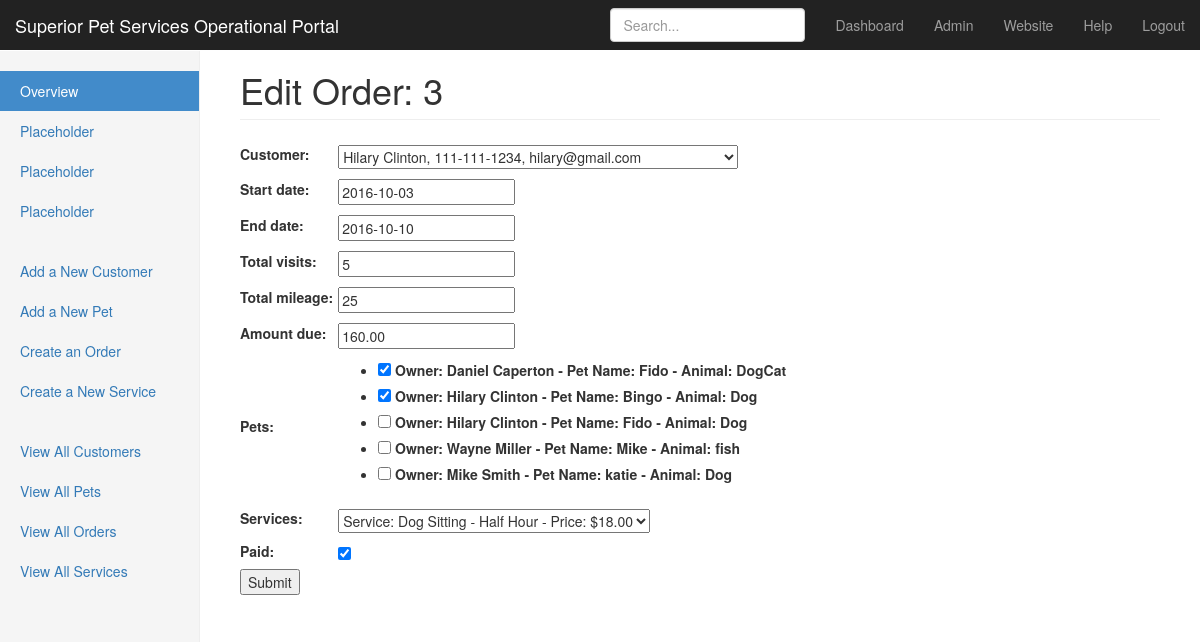
Page /pet_sitting/order/edit/3/ (signed in) on the committed database.
### pet_sitting/models.py (models this page shows, shortened)
class Order(models.Model):
    order_date = models.DateTimeField(auto_now_add=True)
    customer = models.ForeignKey(Customer)
    start_date = models.DateField(auto_now=False)
    end_date = models.DateField(auto_now=False)
    total_visits = models.IntegerField(null=True)
    total_mileage = models.IntegerField(null=True, blank=True) #can I populate this with customer mileage * num_visits
    amount_due = models.DecimalField(max_digits=10, decimal_places=2, blank=True, null=True) #can I populate this services.price
    pets = models.ManyToManyField(Pet) #I only want the customers pets to show up.
    services = models.ForeignKey(Service, null=True)
    paid = models.BooleanField(default=False)

### pet_sitting/views.py (the view)
# urls.py: url(r'^order/edit/(?P<order_id>\d+)/$', add_order),
@login_required(login_url='/login/')
def add_order(request, order_id=None):
    heading = 'Add a New Order'
    if request.method == 'POST': # POST code
        if order_id != None: # POST with an ID: POST EDIT CHANGES
            order_obj = Order.objects.get(id=order_id)
            order_form = OrderForm(request.POST, instance=order_obj)
        else: # POST for the first time: ADD VIEW
            order_form = OrderForm(request.POST)
        if order_form.is_valid(): # validate the POST and save the data
            order_form.save()
            return HttpResponseRedirect('/pet_sitting/order/all/')
    elif order_id == None: # GET first time code
        order_form = OrderForm()
    else: # GET entry that already exists: EDIT VIEW
        order_obj = Order.objects.get(id=order_id)
        order_form = OrderForm(instance=order_obj)
        heading = 'Edit Order: ' + str(order_obj.id)
    context = {'add_form': order_form, 'heading' : heading}
    return render(request, 'add_form.html', context)

### pet_sitting/forms.py
class OrderForm(forms.ModelForm):
    pets = forms.ModelMultipleChoiceField(queryset=Pet.objects.all(), widget=forms.CheckboxSelectMultiple())
    class Meta:
        model = Order
        fields = '__all__'

### pet_sitting/models.py (called while the page is built)
    def __str__(self):
        return '{} {}, {}, {}'.format(self.first_name, self.last_name, self.primary_phone, self.email)

    def __str__(self):
        return 'Owner: {} {} - Pet Name: {} - Animal: {}'.format(self.customer.first_name, self.customer.last_name,
                                                                 self.name, self.animal_type)

    def __str__(self):
        return 'Service: {} - Price: ${}'.format(self.name, self.price)

### pet_sitting/templates/add_form.html (shortened to what this page needs)
{% extends "menu_sidebar.html" %}
{% block page_heading %}<h1 class="page-header">{{ heading }}</h1>{% endblock %}
{% block page %}
    <form method="post">
        <table>
            {{ add_form }}
        </table>
        <input type="submit" value="Submit" />
    </form>
{% endblock %}

### pet_sitting/static/css/dashboard.css (style rules this page uses)
body { padding-top: 50px; }
.main .page-header { margin-top: 0; }

### pet_sitting/templates/base.html (style rules this page uses)
form td { padding: 5px; }

### rows in the picture
Order: customer "Hilary Clinton, 111-111-1234, hilary@gmail.com", start_date "2016-10-03", end_date "2016-10-10", total_visits "5", total_mileage "25", amount_due "160.00", services "Service: Dog Sitting - Half Hour - Price: $18.00", paid "☑"

### other values in the picture
{{ heading }} "Edit Order: 3"
